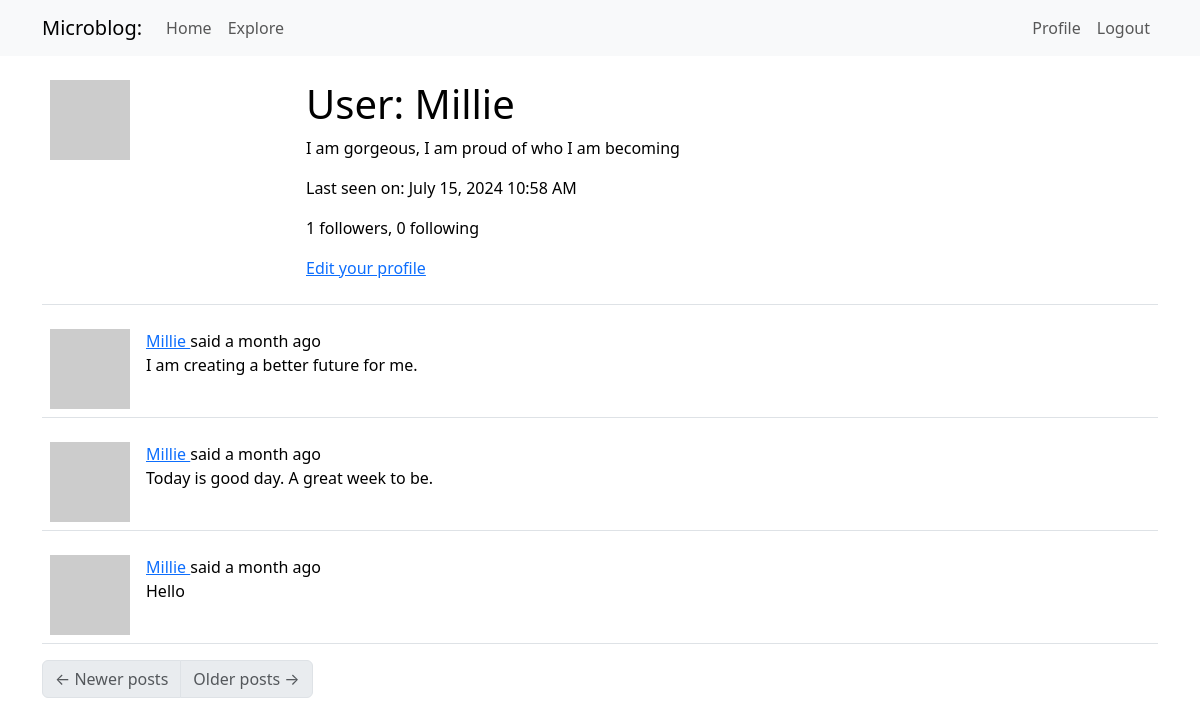
Before: /user/Millie (signed in) with the older database file.
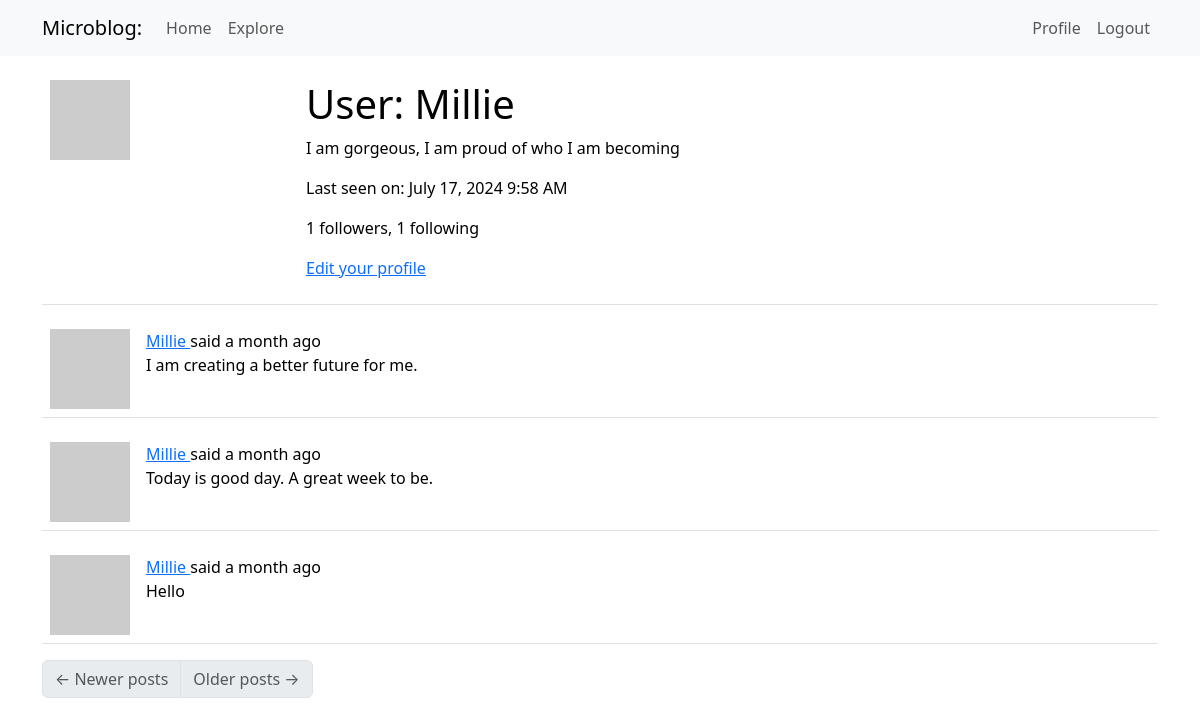
After: the same page with the newer database file.
### app/models.py (models this page shows, shortened)
class User(UserMixin, db.Model):
    id: so.Mapped[int] = so.mapped_column(primary_key=True)
    username: so.Mapped[str] = so.mapped_column(sa.String(64), index=True,
                                                unique=True)
    email: so.Mapped[str] = so.mapped_column(sa.String(120), index=True,
                                             unique=True)
    password_hash: so.Mapped[Optional[str]] = so.mapped_column(sa.String(256))
    about_me: so.Mapped[Optional[str]] = so.mapped_column(sa.String(140))
    last_seen: so.Mapped[Optional[datetime]] = so.mapped_column(
        default=lambda: datetime.now(timezone.utc))
    posts: so.WriteOnlyMapped['Post'] = so.relationship(back_populates='author')
    following: so.WriteOnlyMapped['User'] = so.relationship(
        secondary=followers, primaryjoin=(followers.c.follower_id == id),
        secondaryjoin=(followers.c.followed_id==id),
        back_populates='followers'
    )
    followers: so.WriteOnlyMapped['User'] = so.relationship(
        secondary=followers, primaryjoin=(followers.c.followed_id == id),
        secondaryjoin=(followers.c.follower_id == id),
        back_populates='following'
    )
    def avatar(self, size):
        digest = hashlib.md5(self.email.lower().encode('utf-8')).hexdigest()
        return f'https://www.gravatar.com/avatar/{digest}?d=identicon&s={size}'
    @login.user_loader
    def load_user(id):
        return db.session.get(User, int(id))
    def followers_count(self):
        query = sa.select(sa.func.count()).select_from(
            self.followers.select().subquery())
        return db.session.scalar(query)
    def following_count(self):
        query = sa.select(sa.func.count()).select_from(
            self.following.select().subquery())
        return db.session.scalar(query)

### app/main/routes.py (the view)
@bp.route('/user/<username>')
@login_required
def user(username):
    user = db.first_or_404(sa.select(User).where(User.username == username))
    page = request.args.get('page', 1, type=int)
    query = user.posts.select().order_by(Post.timestamp.desc())
    posts = db.paginate(query, page=page,
                        per_page=current_app.config['POSTS_PER_PAGE'],
                        error_out=False)
    next_url = url_for('main.user', username=user.username, page=posts.next_num) \
        if posts.has_next else None
    prev_url = url_for('main.user', username=user.username, page=posts.prev_num) \
        if posts.has_prev else None
    form = EmptyForm()
    return render_template('user.html', user=user, posts=posts.items,
                           next_url=next_url, prev_url=prev_url, form=form)

### app/__init__.py (called while the page is built)
def get_locale():
    return request.accept_languages.best_match(current_app.config['LANGUAGES'])

### app/main/routes.py (called while the page is built)
@bp.before_app_request
def before_request():
    if current_user.is_authenticated:
        current_user.last_seen = datetime.now(timezone.utc)
        db.session.commit()
        g.search_form = SearchForm()
        g.locale = str(get_locale()
                )

### app/models.py (called while the page is built)
    @classmethod
    def before_commit(cls, session):
        session._changes = {
            'add': list(session.new),
            'update': list(session.dirty),
            'delete': list(session.deleted)
        }

    @classmethod
    def after_commit(cls, session):
        for obj in session._changes['add']:
            if isinstance(obj, SearchableMixin):
                add_to_index(obj.__tablename__, obj)
        for obj in session._changes['update']:
            if isinstance(obj, SearchableMixin):
                add_to_index(obj.__tablename__, obj)
        for obj in session._changes['delete']:
            if isinstance(obj, SearchableMixin):
                remove_from_index(obj.__tablename__, obj)
        session._changes = None

### app/templates/user.html (shortened to what this page needs)
{% extends "base.html" %}
{% block content %}
    <table class="table table-hover">
        <tr>
            <td width="256px"><img src="{{ user.avatar(256) }}"></td>
            <td>
                <h1>{{ _('User') }}: {{ user.username }}</h1>
                {% if user.about_me %}<p>{{ user.about_me }}</p>{% endif %}
                {% if user.last_seen %}
                <p>{{ _('Last seen on') }}: {{ moment(user.last_seen).format('LLL') }}</p>
                {% endif %}
                <p>{{ _('%(count)d followers', count=user.followers_count()) }}, {{ _('%(count)d following', count=user.following_count()) }}</p>
                {% if user == current_user %}
                <p><a href="{{ url_for('main.edit_profile') }}">{{ _('Edit your profile') }}</a></p>
                {% endif %}
            </td>
        </tr>
    </table>
    {% for post in posts %}
        {% include '_post.html' %}
    {% endfor %}
    <nav aria-label="Post navigation">
        <ul class="pagination">
            <li class="page-item{% if not prev_url %} disabled{% endif %}">
                <a class="page-link" href="{{ prev_url }}">
                    <span aria-hidden="true">&larr;</span> {{ _('Newer posts') }}
                </a>
            </li>
            <li class="page-item{% if not next_url %} disabled{% endif %}">
                <a class="page-link" href="{{ next_url }}">
                    {{ _('Older posts') }} <span aria-hidden="true">&rarr;</span>
                </a>
            </li>
        </ul>
    </nav>
{% endblock %}

Changed rows visible on the page:
changed User "Millie": last_seen "July 15, 2024 10:58 AM" → "July 17, 2024 9:58 AM"
Other visible differences:
text no longer shown: "0 following"
text now shown: "1 following"
